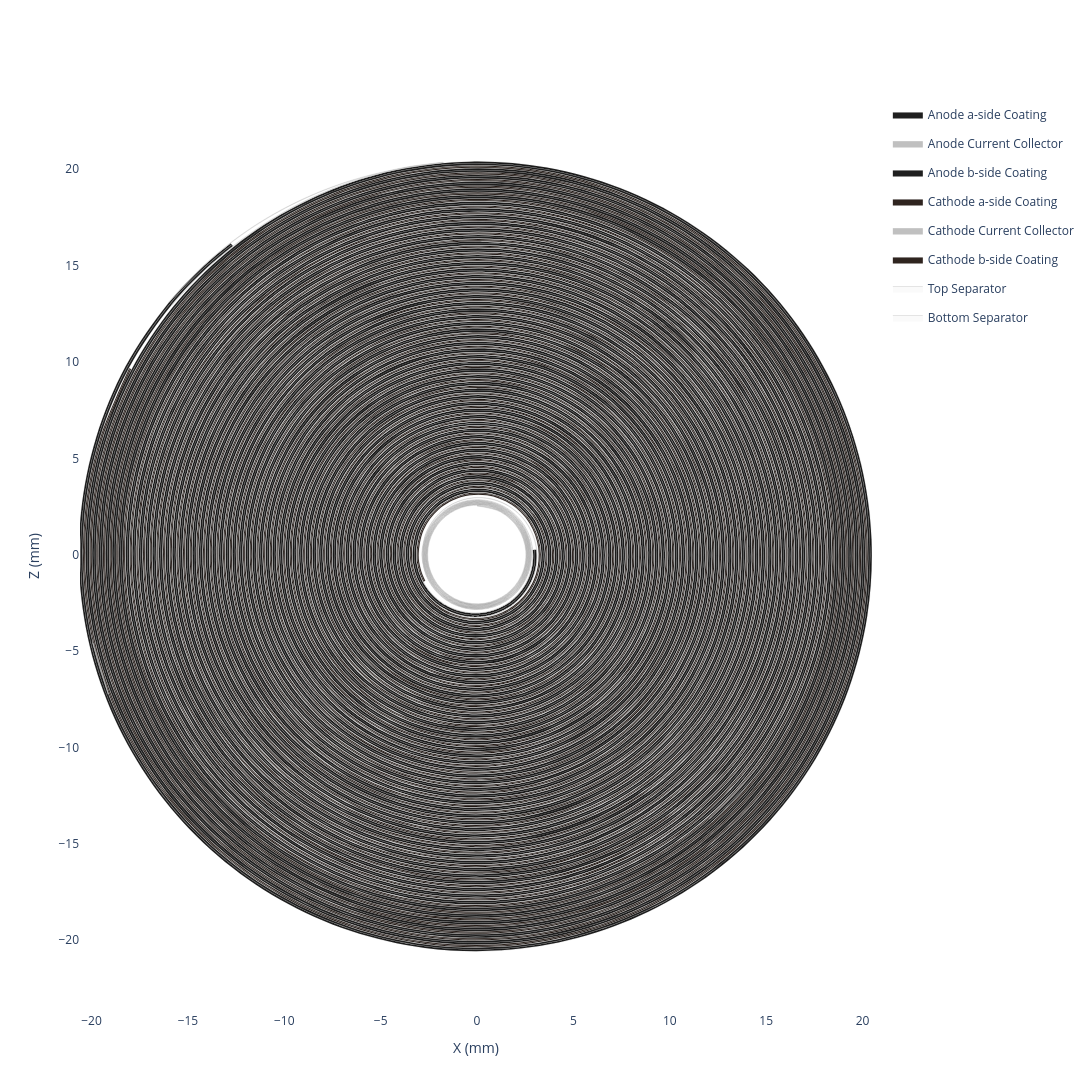

The code cell stored with this chart in its notebook:
### Code cell
my_jellyroll.get_spiral_plot(height=1300, width=1300).show()

### Figure 1 — Plotly figure (JSON) as saved in the notebook; plotly's stock layout.template omitted (floating-point values rounded to 4 significant figures; data arrays with more than 128 entries replaced by an {"elided": "..."} marker saying what was removed)
{"data": [{"customdata": {"elided": "3388x6 float values"}, "fill": "toself", "fillcolor": "#1f1f1f", "hovertemplate": "<b>Anode a-side Coating (Extruded)</b><br>Theta: %{customdata[0]:.2f}°<br>Unwrapped Length: %{customdata[1]:.2f} mm<br>Radius: %{customdata[2]:.2f} mm<br>X: %{customdata[3]:.2f} mm<br>Z: %{customdata[4]:.2f} mm<br>Turns: %{customdata[5]:.2f}<extra></extra>", "legendgroup": "Anode a-side Coating", "line": {"color": "black", "shape": "spline", "width": 0.1}, "mode": "lines", "name": "Anode a-side Coating", "type": "scatter", "x": {"elided": "3388 float values"}, "y": {"elided": "3388 float values"}}, {"customdata": {"elided": "3388x6 float values"}, "fill": "toself", "fillcolor": "#C0C0C0", "hovertemplate": "<b>Anode Current Collector (Extruded)</b><br>Theta: %{customdata[0]:.2f}°<br>Unwrapped Length: %{customdata[1]:.2f} mm<br>Radius: %{customdata[2]:.2f} mm<br>X: %{customdata[3]:.2f} mm<br>Z: %{customdata[4]:.2f} mm<br>Turns: %{customdata[5]:.2f}<extra></extra>", "legendgroup": "Anode Current Collector", "line": {"color": "black", "shape": "spline", "width": 0.1}, "mode": "lines", "name": "Anode Current Collector", "type": "scatter", "x": {"elided": "3388 float values"}, "y": {"elided": "3388 float values"}}, {"customdata": {"elided": "3388x6 float values"}, "fill": "toself", "fillcolor": "#1f1f1f", "hovertemplate": "<b>Anode b-side Coating (Extruded)</b><br>Theta: %{customdata[0]:.2f}°<br>Unwrapped Length: %{customdata[1]:.2f} mm<br>Radius: %{customdata[2]:.2f} mm<br>X: %{customdata[3]:.2f} mm<br>Z: %{customdata[4]:.2f} mm<br>Turns: %{customdata[5]:.2f}<extra></extra>", "legendgroup": "Anode b-side Coating", "line": {"color": "black", "shape": "spline", "width": 0.1}, "mode": "lines", "name": "Anode b-side Coating", "type": "scatter", "x": {"elided": "3388 float values"}, "y": {"elided": "3388 float values"}}, {"customdata": {"elided": "2680x6 float values"}, "fill": "toself", "fillcolor": "#2f241f", "hovertemplate": "<b>Cathode a-side Coating (Extruded)</b><br>Theta: %{customdata[0]:.2f}°<br>Unwrapped Length: %{customdata[1]:.2f} mm<br>Radius: %{customdata[2]:.2f} mm<br>X: %{customdata[3]:.2f} mm<br>Z: %{customdata[4]:.2f} mm<br>Turns: %{customdata[5]:.2f}<extra></extra>", "legendgroup": "Cathode a-side Coating", "line": {"color": "black", "shape": "spline", "width": 0.1}, "mode": "lines", "name": "Cathode a-side Coating", "type": "scatter", "x": {"elided": "2680 float values"}, "y": {"elided": "2680 float values"}}, {"customdata": {"elided": "2680x6 float values"}, "fill": "toself", "fillcolor": "#C0C0C0", "hovertemplate": "<b>Cathode Current Collector (Extruded)</b><br>Theta: %{customdata[0]:.2f}°<br>Unwrapped Length: %{customdata[1]:.2f} mm<br>Radius: %{customdata[2]:.2f} mm<br>X: %{customdata[3]:.2f} mm<br>Z: %{customdata[4]:.2f} mm<br>Turns: %{customdata[5]:.2f}<extra></extra>", "legendgroup": "Cathode Current Collector", "line": {"color": "black", "shape": "spline", "width": 0.1}, "mode": "lines", "name": "Cathode Current Collector", "type": "scatter", "x": {"elided": "2680 float values"}, "y": {"elided": "2680 float values"}}, {"customdata": {"elided": "2680x6 float values"}, "fill": "toself", "fillcolor": "#2f241f", "hovertemplate": "<b>Cathode b-side Coating (Extruded)</b><br>Theta: %{customdata[0]:.2f}°<br>Unwrapped Length: %{customdata[1]:.2f} mm<br>Radius: %{customdata[2]:.2f} mm<br>X: %{customdata[3]:.2f} mm<br>Z: %{customdata[4]:.2f} mm<br>Turns: %{customdata[5]:.2f}<extra></extra>", "legendgroup": "Cathode b-side Coating", "line": {"color": "black", "shape": "spline", "width": 0.1}, "mode": "lines", "name": "Cathode b-side Coating", "type": "scatter", "x": {"elided": "2680 float values"}, "y": {"elided": "2680 float values"}}, {"customdata": {"elided": "5505x6 float values"}, "fill": "toself", "fillcolor": "#fafafa", "hovertemplate": "<b>Top Separator (Extruded)</b><br>Theta: %{customdata[0]:.2f}°<br>Unwrapped Length: %{customdata[1]:.2f} mm<br>Radius: %{customdata[2]:.2f} mm<br>X: %{customdata[3]:.2f} mm<br>Z: %{customdata[4]:.2f} mm<br>Turns: %{customdata[5]:.2f}<extra></extra>", "legendgroup": "Top Separator", "line": {"color": "black", "shape": "spline", "width": 0.1}, "mode": "lines", "name": "Top Separator", "type": "scatter", "x": {"elided": "5505 float values"}, "y": {"elided": "5505 float values"}}, {"customdata": {"elided": "5505x6 float values"}, "fill": "toself", "fillcolor": "#fafafa", "hovertemplate": "<b>Bottom Separator (Extruded)</b><br>Theta: %{customdata[0]:.2f}°<br>Unwrapped Length: %{customdata[1]:.2f} mm<br>Radius: %{customdata[2]:.2f} mm<br>X: %{customdata[3]:.2f} mm<br>Z: %{customdata[4]:.2f} mm<br>Turns: %{customdata[5]:.2f}<extra></extra>", "legendgroup": "Bottom Separator", "line": {"color": "black", "shape": "spline", "width": 0.1}, "mode": "lines", "name": "Bottom Separator", "type": "scatter", "x": {"elided": "5505 float values"}, "y": {"elided": "5505 float values"}}, {"customdata": {"elided": "2404x6 float values"}, "hovertemplate": "<b>Top Separator</b><br>Theta: %{customdata[0]:.2f}°<br>Unwrapped Length: %{customdata[1]:.2f} mm<br>Radius: %{customdata[2]:.2f} mm<br>X: %{customdata[3]:.2f} mm<br>Z: %{customdata[4]:.2f} mm<br>Turns: %{customdata[5]:.2f}<extra></extra>", "legendgroup": "Top Separator", "line": {"color": "#fafafa", "shape": "spline", "width": 0}, "mode": "lines", "name": "Top Separator", "showlegend": false, "type": "scatter", "x": {"elided": "2404 float values"}, "y": {"elided": "2404 float values"}}, {"customdata": {"elided": "1692x6 float values"}, "hovertemplate": "<b>Anode a-side Coating</b><br>Theta: %{customdata[0]:.2f}°<br>Unwrapped Length: %{customdata[1]:.2f} mm<br>Radius: %{customdata[2]:.2f} mm<br>X: %{customdata[3]:.2f} mm<br>Z: %{customdata[4]:.2f} mm<br>Turns: %{customdata[5]:.2f}<extra></extra>", "legendgroup": "Anode a-side Coating", "line": {"color": "#1f1f1f", "shape": "spline", "width": 0}, "mode": "lines", "name": "Anode a-side Coating", "showlegend": false, "type": "scatter", "x": {"elided": "1692 float values"}, "y": {"elided": "1692 float values"}}, {"customdata": {"elided": "1692x6 float values"}, "hovertemplate": "<b>Anode Current Collector</b><br>Theta: %{customdata[0]:.2f}°<br>Unwrapped Length: %{customdata[1]:.2f} mm<br>Radius: %{customdata[2]:.2f} mm<br>X: %{customdata[3]:.2f} mm<br>Z: %{customdata[4]:.2f} mm<br>Turns: %{customdata[5]:.2f}<extra></extra>", "legendgroup": "Anode Current Collector", "line": {"color": "#C0C0C0", "shape": "spline", "width": 0}, "mode": "lines", "name": "Anode Current Collector", "showlegend": false, "type": "scatter", "x": {"elided": "1692 float values"}, "y": {"elided": "1692 float values"}}, {"customdata": {"elided": "1692x6 float values"}, "hovertemplate": "<b>Anode b-side Coating</b><br>Theta: %{customdata[0]:.2f}°<br>Unwrapped Length: %{customdata[1]:.2f} mm<br>Radius: %{customdata[2]:.2f} mm<br>X: %{customdata[3]:.2f} mm<br>Z: %{customdata[4]:.2f} mm<br>Turns: %{customdata[5]:.2f}<extra></extra>", "legendgroup": "Anode b-side Coating", "line": {"color": "#1f1f1f", "shape": "spline", "width": 0}, "mode": "lines", "name": "Anode b-side Coating", "showlegend": false, "type": "scatter", "x": {"elided": "1692 float values"}, "y": {"elided": "1692 float values"}}, {"customdata": {"elided": "2404x6 float values"}, "hovertemplate": "<b>Bottom Separator</b><br>Theta: %{customdata[0]:.2f}°<br>Unwrapped Length: %{customdata[1]:.2f} mm<br>Radius: %{customdata[2]:.2f} mm<br>X: %{customdata[3]:.2f} mm<br>Z: %{customdata[4]:.2f} mm<br>Turns: %{customdata[5]:.2f}<extra></extra>", "legendgroup": "Bottom Separator", "line": {"color": "#fafafa", "shape": "spline", "width": 0}, "mode": "lines", "name": "Bottom Separator", "showlegend": false, "type": "scatter", "x": {"elided": "2404 float values"}, "y": {"elided": "2404 float values"}}, {"customdata": {"elided": "1338x6 float values"}, "hovertemplate": "<b>Cathode a-side Coating</b><br>Theta: %{customdata[0]:.2f}°<br>Unwrapped Length: %{customdata[1]:.2f} mm<br>Radius: %{customdata[2]:.2f} mm<br>X: %{customdata[3]:.2f} mm<br>Z: %{customdata[4]:.2f} mm<br>Turns: %{customdata[5]:.2f}<extra></extra>", "legendgroup": "Cathode a-side Coating", "line": {"color": "#2f241f", "shape": "spline", "width": 0}, "mode": "lines", "name": "Cathode a-side Coating", "showlegend": false, "type": "scatter", "x": {"elided": "1338 float values"}, "y": {"elided": "1338 float values"}}, {"customdata": {"elided": "1338x6 float values"}, "hovertemplate": "<b>Cathode Current Collector</b><br>Theta: %{customdata[0]:.2f}°<br>Unwrapped Length: %{customdata[1]:.2f} mm<br>Radius: %{customdata[2]:.2f} mm<br>X: %{customdata[3]:.2f} mm<br>Z: %{customdata[4]:.2f} mm<br>Turns: %{customdata[5]:.2f}<extra></extra>", "legendgroup": "Cathode Current Collector", "line": {"color": "#C0C0C0", "shape": "spline", "width": 0}, "mode": "lines", "name": "Cathode Current Collector", "showlegend": false, "type": "scatter", "x": {"elided": "1338 float values"}, "y": {"elided": "1338 float values"}}, {"customdata": {"elided": "1338x6 float values"}, "hovertemplate": "<b>Cathode b-side Coating</b><br>Theta: %{customdata[0]:.2f}°<br>Unwrapped Length: %{customdata[1]:.2f} mm<br>Radius: %{customdata[2]:.2f} mm<br>X: %{customdata[3]:.2f} mm<br>Z: %{customdata[4]:.2f} mm<br>Turns: %{customdata[5]:.2f}<extra></extra>", "legendgroup": "Cathode b-side Coating", "line": {"color": "#2f241f", "shape": "spline", "width": 0}, "mode": "lines", "name": "Cathode b-side Coating", "showlegend": false, "type": "scatter", "x": {"elided": "1338 float values"}, "y": {"elided": "1338 float values"}}], "layout": {"height": 1300, "hovermode": "closest", "paper_bgcolor": "white", "plot_bgcolor": "white", "width": 1300, "xaxis": {"scaleanchor": "y", "title": {"text": "X (mm)"}, "zeroline": false}, "yaxis": {"title": {"text": "Z (mm)"}, "zeroline": false}}}
